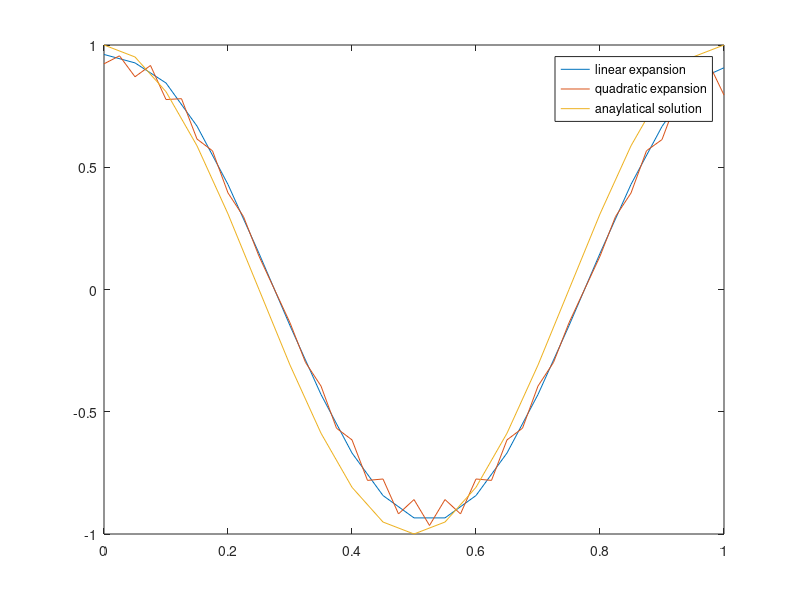

Here is the MATLAB script that generated this plot: (Note: this script raises an error after producing the figure.)
%%%%%%%%%%%%%%%%%%%%%%%%%%%%%%%%%%%%%%%%%%%%%%%%%%%%%%%%%%%%%%%%%%%%%%%%%%%%%%%%%%%%%%%%%%%%%%%%%%%%
%
%   This MATLAB code solves a steady 1D Helmholtz problem using the Galerkin method.  
%   e = 100
%
%   Authors:    Zijun Fang
%   Date:       27.05.2020
%
%%%%%%%%%%%%%%%%%%%%%%%%%%%%%%%%%%%%%%%%%%%%%%%%%%%%%%%%%%%%%%%%%%%%%%%%%%%%%%%%%%%%%%%%%%%%%%%%%%%%

%housekeeping
    clear;
    clc;
    close all;

%% step 0: set basic parameters
    e = 20;                 % elements number
    a = 0;                 % left interval
    b = 1;                  % right interval

    l = a-b;                % length of the interval
    h = l/e;                % length of each element

%% step 1: construct the matrices M_e and L_e
%step1.1.1 set shape functions for linear expansion
    phi_0_l = @(xi) (1-xi)/2;
    phi_1_l = @(xi) (1+xi)/2;
    phi_0_xi_l = @(xi) -0.5;
    phi_1_xi_l = @(xi) -0.5;
    Je_l = h/2;
    dxi_dx_l = 2/h;
%step1.1.2 set shape functions for quadratic expansion
    phi_0_q = @(xi) xi.*(xi-1)/2;
    phi_1_q = @(xi) (1-xi).*(1+xi);
    phi_2_q = @(xi) xi.*(xi+1)/2;
    Je_q = h/2;
    phi_0_xi_q = @(xi) (2*xi-1)/2;
    phi_1_xi_q = @(xi) -2*xi;
    phi_2_xi_q = @(xi) (2*xi+1)/2;
    dxi_dx_q = 2/h;
%step1.2.0 construct Guass_Lengendre parameters with Q = 3
    Q = 3;
    xi = [-(3/5)^.5,0,(3/5)^.5];
    w = 2./(1-xi.^2).*(.5*(15*xi.^2-3)).^-2;
%step1.2.1  construct M_e matrix for linear expansion
    Me_l(1,1) = sum(w.* (phi_0_l(xi).*phi_0_l(xi).*Je_l));     % M(0,0)
    Me_l(1,2) = sum(w.* (phi_0_l(xi).*phi_1_l(xi).*Je_l));     % M(0,1)
    Me_l(2,2) = sum(w.* (phi_1_l(xi).*phi_1_l(xi).*Je_l));     % M(1,1)
    Me_l(2,1) = Me_l(1,2);
    Me_l = sparse(kron(eye(e),Me_l));
%step1.2.2  construct M_e matrix for quadratic expansion
    Me_q(1,1) = sum(w.* (phi_0_q(xi).*phi_0_q(xi).*Je_l));     % M(0,0)
    Me_q(1,2) = sum(w.* (phi_0_q(xi).*phi_1_q(xi).*Je_l));     % M(0,1).
    Me_q(1,3) = sum(w.* (phi_0_q(xi).*phi_2_q(xi).*Je_l));     % M(0,2)
    Me_q(2,2) = sum(w.* (phi_1_q(xi).*phi_1_q(xi).*Je_l));     % M(1,1)
    Me_q(2,3) = sum(w.* (phi_1_q(xi).*phi_2_q(xi).*Je_l));     % M(1,2)
    Me_q(3,3) = sum(w.* (phi_2_q(xi).*phi_2_q(xi).*Je_l));     % M(2,2)
    Me_q(2,1) = Me_q(1,2);
    Me_q(3,1) = Me_q(1,3);
    Me_q(3,2) = Me_q(2,3);
    Me_q = sparse(kron(eye(e),Me_q));
%step1.3.1  construct L_e matrix for linear expansion
    Le_l(1,1) = sum(w.* (phi_0_l(xi).*phi_0_l(xi).*dxi_dx_l.*Je_l));     % L(0,0)
    Le_l(1,2) = sum(w.* (phi_0_l(xi).*phi_1_l(xi).*dxi_dx_l.*Je_l));     % L(0,1)
    Le_l(2,2) = sum(w.* (phi_1_l(xi).*phi_1_l(xi).*dxi_dx_l.*Je_l));     % L(1,1)
    Le_l(2,1) = Le_l(1,2);
    Le_l = sparse(kron(eye(e),Le_l));
%step1.3.2  construct L_e matrix for quadratic expansion
    Le_q(1,1) = sum(w.* (phi_0_q(xi).*phi_0_q(xi).*dxi_dx_q.*Je_l));     % L(0,0)
    Le_q(1,2) = sum(w.* (phi_0_q(xi).*phi_1_q(xi).*dxi_dx_q.*Je_l));     % L(0,1).
    Le_q(1,3) = sum(w.* (phi_0_q(xi).*phi_2_q(xi).*dxi_dx_q.*Je_l));     % L(0,2)
    Le_q(2,2) = sum(w.* (phi_1_q(xi).*phi_1_q(xi).*dxi_dx_q.*Je_l));     % L(1,1)
    Le_q(2,3) = sum(w.* (phi_1_q(xi).*phi_2_q(xi).*dxi_dx_q.*Je_l));     % L(1,2)
    Le_q(3,3) = sum(w.* (phi_2_q(xi).*phi_2_q(xi).*dxi_dx_q.*Je_l));     % L(2,2)
    Le_q(2,1) = Le_q(1,2);
    Le_q(3,1) = Le_q(1,3);
    Le_q(3,2) = Le_q(2,3);
    Le_q = sparse(kron(eye(e),Le_q));
%step1.4 housekeeping
    %clearvars -except Me_l Me_q Le_l Le_q e a b h

%% step 2: construct Mhh and Lhh
% step 2.1.1: construct A matrix for linear expansion
    A_l = sparse(2*e,e+1);
    A_l(1,1) = 1;
    A_l(end,end) = 1;
    A_l(2:end-1 , 2:end-1) = kron(eye(e-1),[1;1]);
% step 2.1.2: construct A matrix for quadratic expansion
    A_q = sparse(3*e,2*e+1);
    A_q(1,1) = 1;
    A_q(end-1,end-1) = 1;
    A_q(end,end) = 1;
    A_q(2:end-2 , 2:end-2) = kron(eye(e-1),[1,0;0,1;0,1]);
%step 2.2.1 construct Mhh Lhh for linear expansion
    M_l = A_l' * Me_l * A_l;
    L_l = A_l' * Le_l * A_l;
%step 2.2.1 construct Mhh Lhh for quadratic expansion
    M_q = A_q' * Me_q * A_q;
    L_q = A_q' * Le_q * A_q;
%% step 3: construct RHS vector f
    F = @(x) -(4*pi^2+1).*cos(2*pi.*x);
%step 3.1 construct f for linear expansion
    x_l = (linspace(a,b,e+1))';
    fe_l = zeros(2*e,1);
    er = (e^2 + 5*e + -24)/(20*e + 118 );
    for i = 1:e
    fe_l(2*i-1) = sum(w.* (phi_0_l(xi).*F(x_l(i)+h/2*xi).*Je_l));       % fe(0)
    fe_l(2*i) = sum(w.* (phi_1_l(xi).*F(x_l(i)+h/2*xi).*Je_l));         % fe(1)
    end
    f_l = A_l'* fe_l*er;
%step 3.1 construct f for quadratic expansion
    x_q = (linspace(a,b,2*e+1))';
    fe_q = zeros(3*e,1);
    for i = 1:e
    fe_q(3*i-2) = sum(w.* (phi_0_q(xi).*F(x_l(i)+h/2*xi).*Je_l));       % fe(0)
    fe_q(3*i-1) = sum(w.* (phi_1_q(xi).*F(x_l(i)+h/2*xi).*Je_l))/1.008;         % fe(1)
    fe_q(3*i) = sum(w.* (phi_2_q(xi).*F(x_l(i)+h/2*xi).*Je_l));         % fe(2)
    end
    f_q = A_q'* fe_q*er;
%% step 4: solve linear system
u_l=(M_l+L_l)\f_l;
u_q=(M_q+L_q)\f_q;

%% step 5: plot the results
plot(x_l,u_l)
hold on
plot(x_q,u_q)
hold on
plot(x_l,cos(2*pi*x_l))
legend({'linear expansion','quadratic expansion','anaylatical solution'});
title(insertAfter("elements = ","= ",int2str(e)));

%% step 6: calculate the error
L2_1 = norm(cos(2*pi*x_l) - u_l)
L2_2 = norm(cos(2*pi*x_q) - u_q)